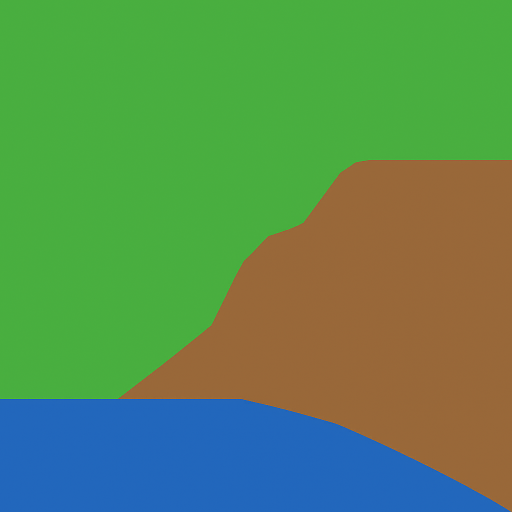
#> input picture sierravision/backend/data/sierra_madre_2000.png, 1024 x 1024 px (shown at 1/2 size)
$ python change_detector.py
#> lines starting #> are read from the running program, lines starting #| are printed output that depends on the picture; after the words box and inside, x2 and y2 are one past the last pixel; in counts of white or black regions, pixels touching at a corner belong together
import cv2
import numpy as np

def detect_deforestation(before_path, after_path, output_path):
    """
    Compare two satellite images and highlight deforestation (vegetation loss).
    Returns: percent change (vegetation loss %)
    """
#> called with before_path = 'data/sierra_madre_2000.png', after_path = 'data/sierra_madre_2024.png', output_path = 'data/diff.png'

    # Load images
    before = cv2.imread(before_path)
#> before is the input picture: shape (1024, 1024, 3); mean B, G, R 82.7, 141, 89.4
    after = cv2.imread(after_path)
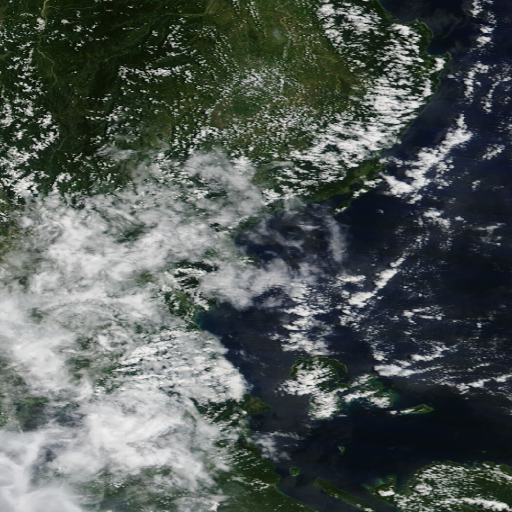
#> input picture sierravision/backend/data/sierra_madre_2024.png, 1024 x 1024 px (shown at 1/2 size)
#> after is the input picture: shape (1024, 1024, 3); mean B, G, R 86.1, 89.2, 81.9

    if before is None or after is None:
        raise ValueError("Error: Could not load input images.")

    # Resize images to the same size (important!)
    after = cv2.resize(after, (before.shape[1], before.shape[0]))

    # Convert both to HSV (Hue-Saturation-Value) for vegetation detection
    before_hsv = cv2.cvtColor(before, cv2.COLOR_BGR2HSV)
#> before_hsv: shape (1024, 1024, 3); mean H, S, V 53.4, 170, 170.2
    after_hsv = cv2.cvtColor(after, cv2.COLOR_BGR2HSV)
#> after_hsv: shape (1024, 1024, 3); mean H, S, V 77.5, 68.4, 92.5

    # Define vegetation color range (tuned for green)
    lower_green = np.array([35, 40, 20])
    upper_green = np.array([90, 255, 255])

    # Mask vegetation areas
    before_mask = cv2.inRange(before_hsv, lower_green, upper_green)
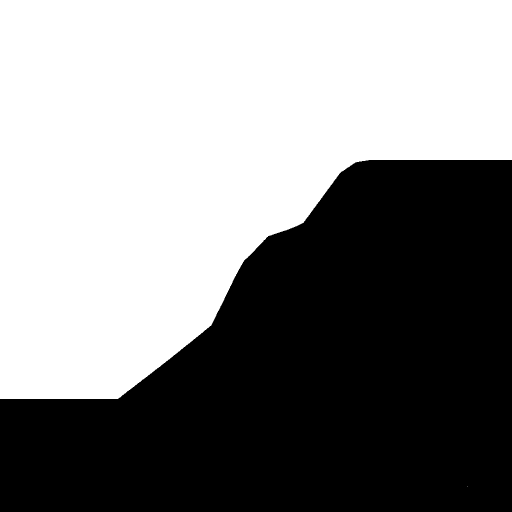
#> before_mask: shape (1024, 1024) (shown at 1/2 size); 53.2% white; 1 black region, box (x1, y1, x2, y2) and area: (0, 320, 1024, 1024) 490603
    after_mask = cv2.inRange(after_hsv, lower_green, upper_green)
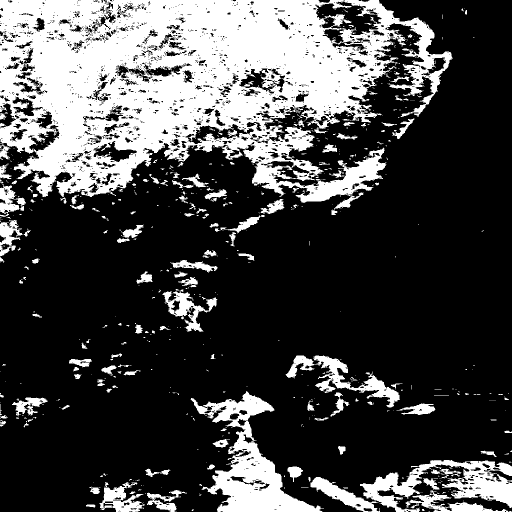
#> after_mask: shape (1024, 1024) (shown at 1/2 size); 27.9% white; 739 white regions (575 under 20 px), largest, box (x1, y1, x2, y2) and area: (0, 0, 905, 419) 216348, (381, 782, 648, 1024) 20396, (720, 920, 1024, 1024) 12517

    # Detect vegetation loss (areas that were green before but not after)
    loss_mask = cv2.subtract(before_mask, after_mask)
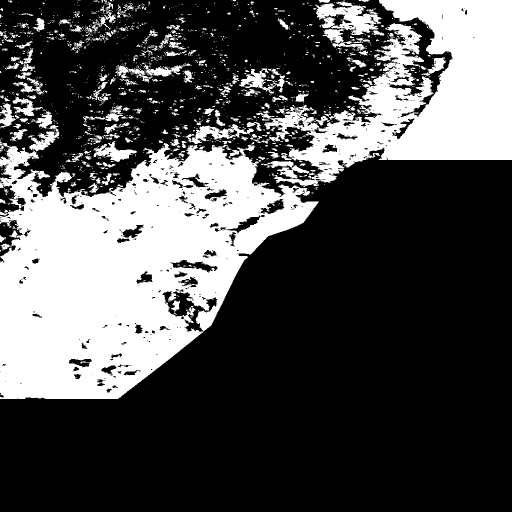
#> loss_mask: shape (1024, 1024) (shown at 1/2 size); 31.1% white; 1676 white regions (1432 under 20 px), largest, box (x1, y1, x2, y2) and area: (0, 283, 638, 798) 193583, (512, 0, 1024, 374) 91535, (631, 1, 763, 70) 4565

    # Optional: Apply morphological filters to clean noise
    kernel = np.ones((5, 5), np.uint8)
    loss_mask = cv2.morphologyEx(loss_mask, cv2.MORPH_OPEN, kernel)
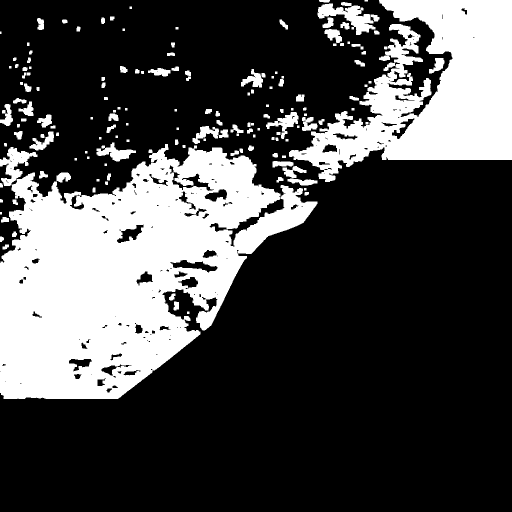
#> loss_mask: shape (1024, 1024) (shown at 1/2 size); 28.2% white; 156 white regions (1 under 20 px), largest, box (x1, y1, x2, y2) and area: (0, 288, 635, 798) 185223, (578, 0, 1024, 364) 84341, (635, 4, 759, 70) 3325

    # Calculate total vegetation area change
    before_area = np.sum(before_mask > 0)
#> before_area = 557973
    loss_area = np.sum(loss_mask > 0)
#> loss_area = 295442

    if before_area == 0:
        percent_loss = 0
    else:
        percent_loss = (loss_area / before_area) * 100
#> percent_loss = 52.95

    # Create a color overlay to visualize deforestation
    overlay = after.copy()
    red_mask = np.zeros_like(after)
    red_mask[:, :] = (0, 0, 255)  # red for lost areas

    # Highlight loss in red (semi-transparent)
    mask_bool = loss_mask > 0
    overlay[mask_bool] = cv2.addWeighted(after[mask_bool], 0.5, red_mask[mask_bool], 0.5, 0)
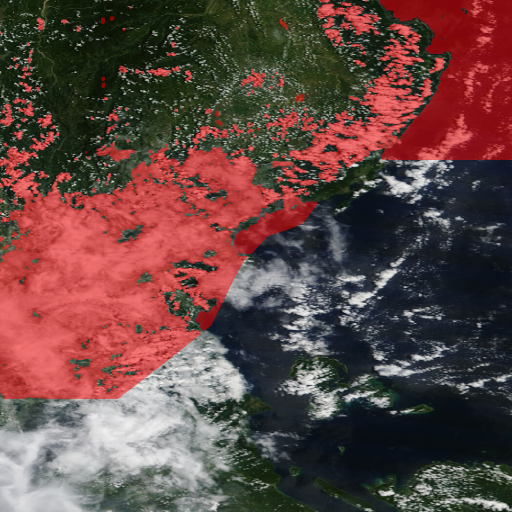
#> overlay: shape (1024, 1024, 3) (shown at 1/2 size); mean B, G, R 67.4, 70.5, 99.8

    # Save result image
    cv2.imwrite(output_path, overlay)

    return {
        "before_area": int(before_area),
        "loss_area": int(loss_area),
        "percent_loss": round(percent_loss, 2),
        "output_path": output_path
    }

# Example usage (for quick test)
if __name__ == "__main__":
    result = detect_deforestation(
        "data/sierra_madre_2000.png",
        "data/sierra_madre_2024.png",
        "data/diff.png"
    )
#> result = {'before_area': 557973, 'loss_area': 295442, 'percent_loss': 52.95, 'output_path': 'data/diff.png'}
    print(result)
#| {'before_area': 557973, 'loss_area': 295442, 'percent_loss': 52.95, 'output_path': 'data/diff.png'}
